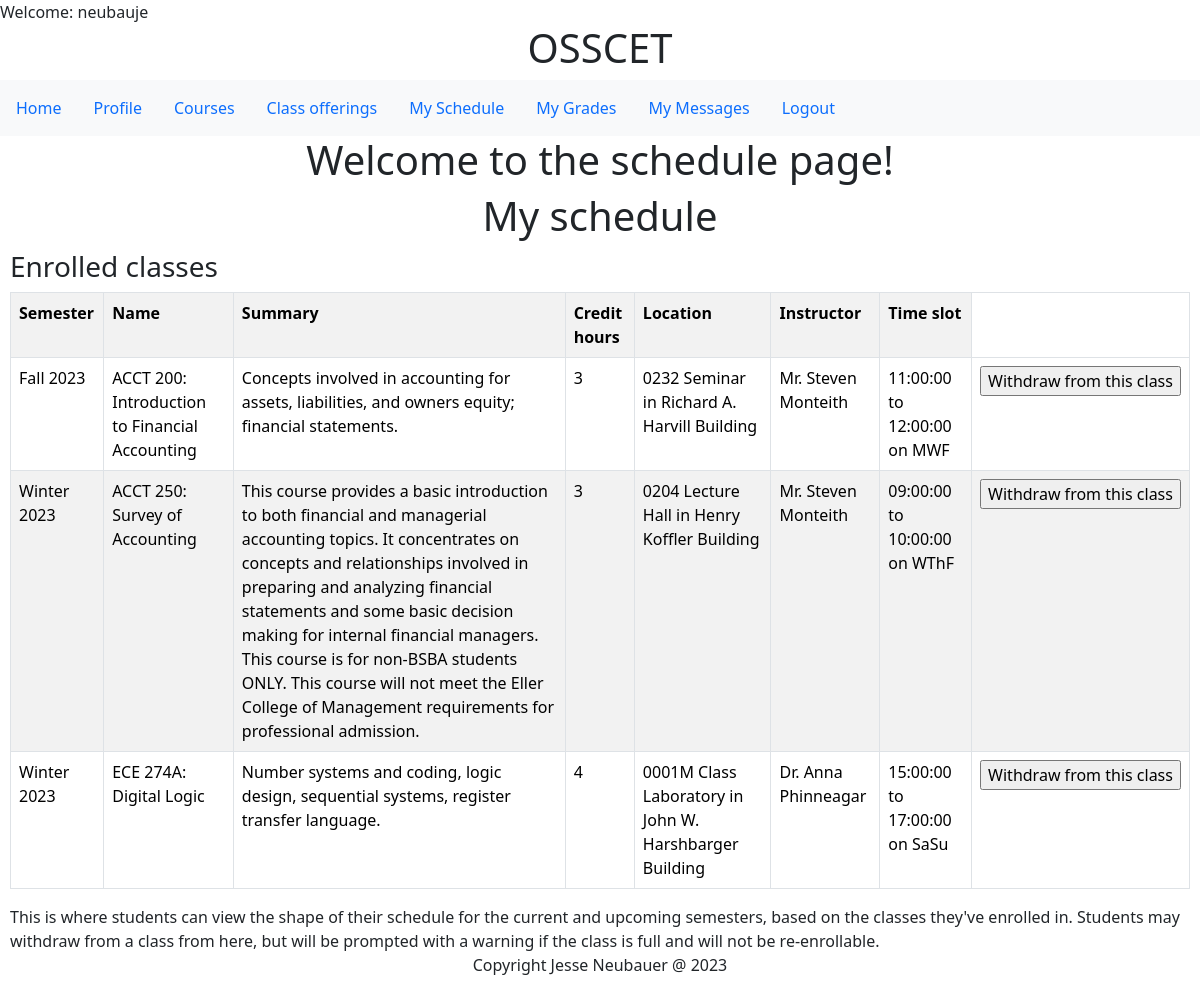
The app's page /schedule.php (signed in), older data.
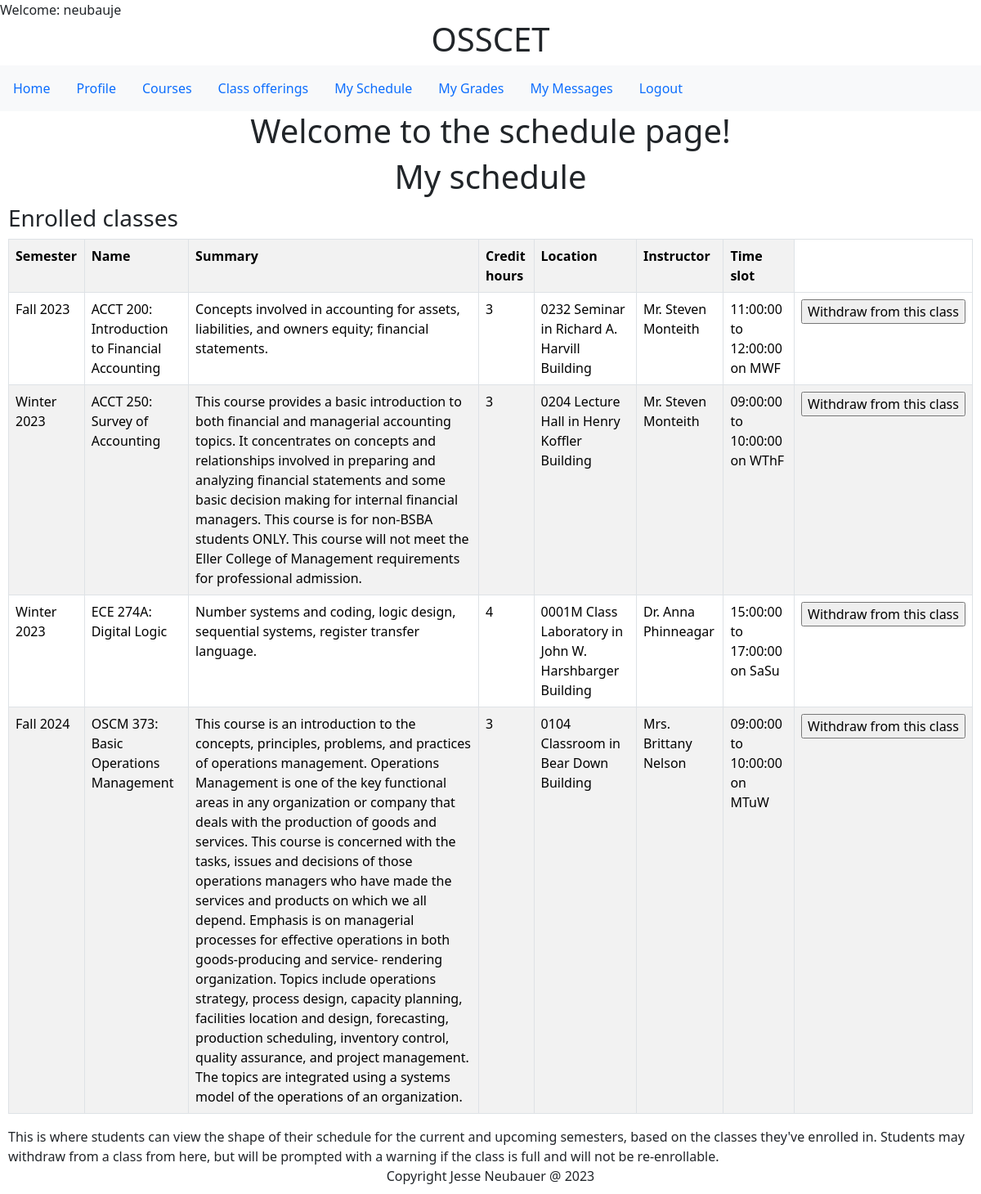
The same page, newer data.
### tables this page shows
CREATE TABLE `enrollment` (
  `class_id` bigint(20) NOT NULL,
  `user_id` bigint(20) NOT NULL,
  `enrollment_date` timestamp NOT NULL DEFAULT current_timestamp() ON UPDATE current_timestamp(),
  `enrollment_status` char(1) DEFAULT NULL,
  `grade` double DEFAULT NULL
);

CREATE TABLE `semesters` (
  `semester_name` varchar(50) NOT NULL,
  `start_date` date NOT NULL,
  `end_date` date NOT NULL
);

CREATE TABLE `courses` (
  `course_id` varchar(10) NOT NULL,
  `course_name` varchar(100) NOT NULL,
  `summary` varchar(1000) DEFAULT NULL,
  `credits` int(11) NOT NULL,
  `track_id` int(11) NOT NULL,
  `prerequesites` tinyint(1) DEFAULT NULL,
  `default_max_capacity` int(11) DEFAULT NULL
);

CREATE TABLE `rooms` (
  `room_id` varchar(10) NOT NULL,
  `room_name` varchar(45) NOT NULL,
  `building_name` varchar(200) DEFAULT NULL,
  `capacity` int(11) NOT NULL,
  `ada_accessible` tinyint(1) DEFAULT NULL,
  `building_address` varchar(200) DEFAULT NULL
);

CREATE TABLE `teachers` (
  `user_id` int(11) NOT NULL,
  `teacher_id` varchar(20) NOT NULL,
  `password` varchar(45) NOT NULL,
  `role_id` int(11) DEFAULT NULL,
  `email` varchar(45) DEFAULT 'teacher@uagc.edu',
  `phone` varchar(45) DEFAULT '(111)222-3333',
  `prefix` varchar(5) DEFAULT 'Mx.',
  `first_name` varchar(45) NOT NULL,
  `last_name` varchar(45) NOT NULL,
  `ssn` varchar(20) DEFAULT '111-22-3333',
  `hire_date` date NOT NULL DEFAULT current_timestamp(),
  `mailing_address` varchar(500) DEFAULT '1401 University of AZ, Tucson, AZ, 85719',
  `salary` double DEFAULT NULL,
  `bio_summary` varchar(1000) DEFAULT 'This is a placeholder for where your biography/summary should go. It will be shown to students, describing you. Please put it in 3rd person and make sure to include your pronouns.'
);

CREATE TABLE `offerings` (
  `class_id` bigint(20) NOT NULL,
  `course_id` varchar(10) NOT NULL,
  `teacher_user_id` bigint(20) NOT NULL,
  `room_id` varchar(10) NOT NULL,
  `occupancy` int(11) DEFAULT NULL,
  `vacancies` int(11) DEFAULT NULL,
  `semester_name` varchar(50) NOT NULL,
  `start_time` time DEFAULT NULL,
  `end_time` time DEFAULT NULL,
  `monday` tinyint(1) DEFAULT NULL,
  `tuesday` tinyint(1) DEFAULT NULL,
  `wednesday` tinyint(1) DEFAULT NULL,
  `thursday` tinyint(1) DEFAULT NULL,
  `friday` tinyint(1) DEFAULT NULL,
  `saturday` tinyint(1) DEFAULT NULL,
  `sunday` tinyint(1) DEFAULT NULL
);

### schedule_student.php (the view, shortened to what this page needs)
<!DOCTYPE html>
<html lang="en">
<head>
</head>
<body>
<div class="container text-center">
<h1>My schedule</h1>
</div>
</head>
<body>
    <div class="bs-example">
            <div class="row">
                <div class="col-md-12">
                    <div class="page-header clearfix">
                        <h3 class="pull-left">Enrolled classes</h3>
                    </div>
                    <?php
                    include_once 'db.php';
         $user_id = $_SESSION['user_id'];
         $result = mysqli_query($conn,"SELECT * FROM enrollment
                    INNER JOIN offerings on enrollment.class_id=offerings.class_id
                    INNER JOIN teachers ON offerings.teacher_user_id=teachers.user_id
                    INNER JOIN courses ON offerings.course_id=courses.course_id
                    INNER JOIN rooms ON offerings.room_id=rooms.room_id
                    INNER JOIN semesters ON offerings.semester_name=semesters.semester_name
                    WHERE enrollment.user_id = '$user_id' and enrollment_status = 'a'
                    ORDER BY `start_date`, `start_time`");
                    if ($result->num_rows > 0) {
                        ?>
                          <table class='table table-bordered table-striped'>
                           <th>Semester</th>
                           <th>Name</th>
                            <th>Summary</th>
                            <th>Credit hours</th>
                            <th>Location</th>
                            <th>Instructor</th>
                            <th>Time slot</th>
                        <?php
                        while($row = mysqli_fetch_array($result)) {
                            $teacher_name = $row['prefix'] . ' ' . $row['first_name'] . ' ' . $row['last_name'];
                            $location = $row['room_name'] . ' in ' . $row['building_name'];
                            $class_days = "";
                            if($row['monday'] == 1){$class_days = $class_days . 'M';}
                            if($row['tuesday'] == 1){$class_days = $class_days . 'Tu';}
                            if($row['wednesday'] == 1){$class_days = $class_days . 'W';}
                            if($row['thursday'] == 1){$class_days = $class_days . 'Th';}
                            if($row['friday'] == 1){$class_days = $class_days . 'F';}
                            if($row['saturday'] == 1){$class_days = $class_days . 'Sa';}
                            if($row['sunday'] == 1){$class_days = $class_days . 'Su';}
                            $time_slot = $row['start_time'] . ' to ' . $row['end_time'] . ' on ' . $class_days;
                        ?>
                        <tr>
                            <td><?php echo $row["semester_name"]; ?></td>
                            <td><?php echo $row["course_id"]; echo ': '; echo $row["course_name"]; ?></td>
                            <td><?php echo $row["summary"]; ?></td>
                            <td><?php echo $row["credits"]; ?></td>
                            <td><?php echo $location; ?></td>
                            <td><?php echo $teacher_name; ?></td>
                            <td><?php echo $time_slot; ?></td>
                            <?php $displayed_class_id = $row["class_id"];
                            if($search_enrollments = $conn->prepare('SELECT * from enrollment where `class_id`=? and `user_id`=?')){
                                $search_enrollments->execute([$displayed_class_id, $user_id]);
                                $search_enrollments_result = $search_enrollments->get_result();
                            if($search_enrollments_result->num_rows <1){ ?>
                                <td><form method="POST" action="classes.php"><input type="hidden" name="class_id" value="<?php echo $row['class_id'] ?>"><input type="submit" name="enroll" value="Enroll in this class"></form></td> <?php }
                            else { ?>
                            <td><form method="POST" action="classes.php"><input type="hidden" name="class_id" value="<?php echo $row['class_id'] ?>"><input type="submit" name="withdraw" value="Withdraw from this class"></form></td>
                           <?php }} ?>
                        </tr>
                        <?php
                        }
                        ?>
                        </table>
                         <?php
                        }
                        else{
                            echo "No result found";
                        }?>
                </div>
            </div>
    <div>
    This is where students can view the shape of their schedule for the current and upcoming semesters, based on the classes they've enrolled in.
    Students may withdraw from a class from here, but will be prompted with a warning if the class is full and will not be re-enrollable.
</div>
</body>
</html>

### schedule.php (shortened to what this page needs)
<!DOCTYPE html>
<html lang="en">
<head>
<link rel="stylesheet" href="https://maxcdn.bootstrapcdn.com/bootstrap/5.3.1/css/bootstrap.min.css">
<link rel="stylesheet" href="https://maxcdn.bootstrapcdn.com/bootstrap/5.3.1/css/bootstrap-theme.min.css">
</head>
<body>
<?php include 'master.php';?>
<div class="container text-center">
<h1>Welcome to the schedule page!</h1>
</div>
<?php
if($_SESSION['role_id'] == 1){
    require_once 'schedule_student.php';
}
?>
<?php include 'footer.php';?>
</body>
</html>

### master.php (shortened to what this page needs)
<?php
if( isset($_SESSION['username']))
echo "Welcome: " . $_SESSION['username'];
?>
<!DOCTYPE html>
<html lang="en">
<head>
<link rel="stylesheet" href="https://stackpath.bootstrapcdn.com/bootstrap/4.3.1/css/bootstrap.min.css">
</head>
<body>
<div class="container text-center">
<h1>OSSCET</h1>
</div>
<nav class="navbar navbar-expand-lg navbar-light bg-light">
<ul class="nav">
<li class="nav-item"><a class="nav-link active" href=index.php>Home</a></li>
<?php
if( isset($_SESSION['username']))
{$user_id = $_SESSION['user_id'];
echo '<li class="nav-item"><a class="nav-link active" href="profile.php"><span class="glyphicon glyphicon-briefcase"></span> Profile</a></li>';
echo '<li class="nav-item"><a class="nav-link active" href="courses.php"><span class="glyphicon glyphicon-briefcase"></span> Courses</a></li>';
echo '<li class="nav-item"><a class="nav-link active" href="classes.php"><span class="glyphicon glyphicon-off"></span> Class offerings</a></li>';
echo '<li class="nav-item"><a class="nav-link active" href="schedule.php"><span class="glyphicon glyphicon-off"></span> My Schedule</a></li>';
echo '<li class="nav-item"><a class="nav-link active" href="grades.php"><span class="glyphicon glyphicon-off"></span> My Grades</a></li>';
echo '<li class="nav-item"><a class="nav-link active" href="messages.php"><span class="glyphicon glyphicon-off"></span> My Messages';
echo '</a></li>';
echo '<li class="nav-item"><a class="nav-link active" href="logout.php"><span class="glyphicon glyphicon-off"></span> Logout</a></li>';
}
else
{
echo '<li class="nav-item"><a class="nav-link active" href="login.php"><span class="glyphicon glyphicon-user"></span> Login</a></li>';
echo '<li class="nav-item"><a class="nav-link active" href="registration.php"><span class="glyphicon glyphicon-pencil"></span> Registration</a></li>';
}
?>
</ul>
</nav>
</body>
</html>

### footer.php (shortened to what this page needs)
<!DOCTYPE html>
<html lang="en">
<head>
<link rel="stylesheet" href="https://maxcdn.bootstrapcdn.com/bootstrap/5.3.1/css/bootstrap.min.css">
<link rel="stylesheet" href="https://maxcdn.bootstrapcdn.com/bootstrap/5.3.1/css/bootstrap-theme.min.css">
</head>
<body>
<div class="navbar-fixed-bottom row-fluid">
<div class="navbar-inner">
<div class="container text-center">
Copyright Jesse Neubauer @ 2023
</div>
</div>
</div>
</body>
</html>

### schedule_student.php (style rules this page uses)
.bs-example { margin: 10px; }

Row changes from the older to the newer data that the page shows:
added enrollment: semesters.semester_name "Fall 2024", courses.course_id "OSCM 373", courses.course_name "Basic Operations Management", courses.summary "This course is an introduction to the concepts, principles, problems, and practices of operations management. Operations Management is one of the key functional areas in any organization or company that deals with the production of goods and services. This course is concerned with the tasks, issues and decisions of those operations managers who have made the services and products on which we all depend. Emphasis is on managerial processes for effective operations in both goods-producing and service- rendering organization. Topics include operations strategy, process design, capacity planning, facilities location and design, forecasting, production scheduling, inventory control, quality…", courses.credits "3", rooms.room_name+building_name "0104 Classroom in Bear Down Building", teachers.prefix+first_name+last_name "Mrs. Brittany Nelson", class.end_time "09:00:00 to 10:00:00 on MTuW"
